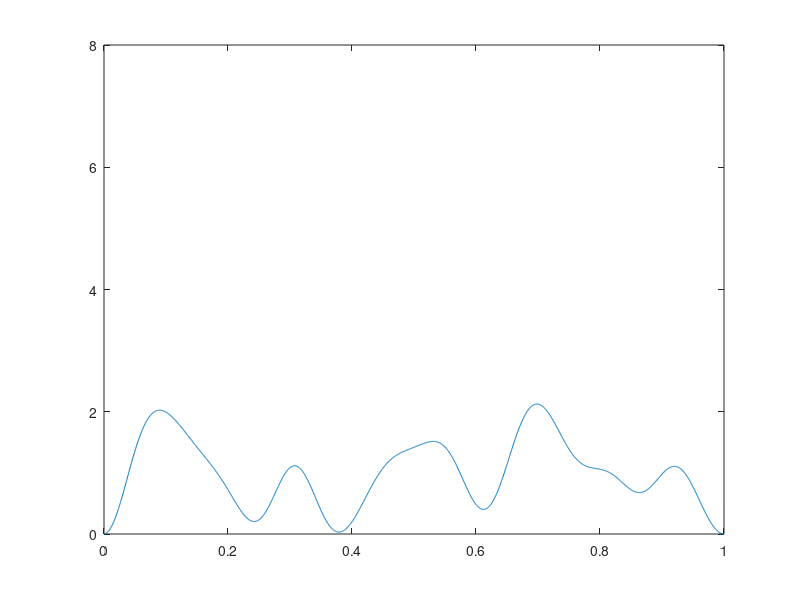

This chart was generated by the following MATLAB code:
clc; clear all; close all;
% Numerical params
h = 1/2000;
a = 1/2000;
x = [0:a:1]';
N = length(x);
T = 200;

% Physical params
V = zeros(size(x));

% Initial cond
mu = 0.5;
sigma = 0.05;
k0 = 10;
psi0= 1/sqrt(sigma*sqrt(2*pi)) * exp(-(x-mu).^2/(4*sigma^2) + j*k0*x);

% Program
Ha = 1/a^2/2 * spdiags([-ones(N,1) 2*ones(N,1) -ones(N,1)],[-1 0 1],N,N) + spdiags(V,0,N,N);

M = i/h * speye(N) - Ha/2;
A = i/h * speye(N) + Ha/2;

psi = zeros(N,T);
psi(:,1) = psi0;

for i = 2:T
    i
    psi(:,i) = M\(A*psi(:,i-1));
    figure(1)
    plot(x,abs(psi(:,i)).^2);
    axis([0 1 0 8])
    pause(0.1);
end

